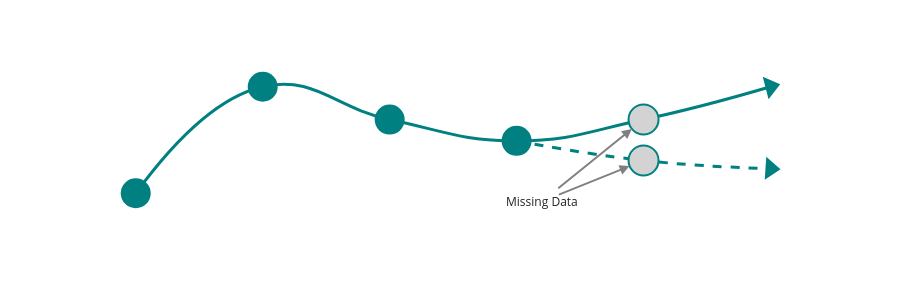

Notebook source saved alongside this figure:
### Code cell
dat = pd.DataFrame(
    {
        "time": [1, 2, 3, 4, 5, 5],
        "all": [1, 7.5, 5.5, 4.2, 5.5, 3],
        "missing": [False, False, False, False, True, True],
    },
).assign(
    value=lambda df: np.where(df["missing"], np.nan, df["all"]),
    missing=lambda df: np.where(df["missing"], df["all"], np.nan),
)

fig = (
    px.line()
    .add_scatter(
        x=list(dat["time"][:5]) + [6],
        y=list(dat["all"][:5]) + [7.5],
        mode="lines+markers",
        name="all",
        line=dict(shape="spline", smoothing=1.3, color="teal", width=3),
        marker=dict(size=20, symbol="triangle-up", angleref="previous"),
    )
    .add_scatter(
        x=[4, 5, 6],
        y=[4.2, 3, 2.5],
        mode="lines+markers",
        name="highlight",
        line=dict(shape="spline", smoothing=1.3, color="teal", width=3, dash="dash"),
        marker=dict(size=20, symbol="triangle-up", angleref="previous"),
    )
    .add_scatter(
        x=dat["time"],
        y=dat["value"],
        mode="markers",
        name="value",
        marker=dict(color="teal", size=30),
    )
    .add_scatter(
        x=dat["time"],
        y=dat["missing"],
        mode="markers",
        name="missing",
        marker=dict(
            symbol="circle",
            color="lightgrey",
            size=30,
            line=dict(
                color="teal",
                width=2,
                # dash="dash",  #<-- feature request: plotly/plotly.py#5443
            ),
        ),
    )
    .add_annotation(
        ax=4.2,
        ay=0.5,
        x=5,
        y=5.5,
        xref="x",
        yref="y",
        axref="x",
        ayref="y",
        text="Missing Data",
        showarrow=True,
        arrowhead=2,
        arrowsize=1,
        arrowwidth=2,
        arrowcolor="grey",
        bgcolor="white",
        standoff=15,
        startstandoff=5,
    )
    .add_annotation(
        ax=4.2,
        ay=0.5,
        x=5,
        y=3,
        xref="x",
        yref="y",
        axref="x",
        ayref="y",
        showarrow=True,
        arrowhead=2,
        arrowsize=1,
        arrowwidth=2,
        arrowcolor="grey",
        standoff=15,
        startstandoff=15,
    )
    .update_layout(
        showlegend=False,
        xaxis=dict(showgrid=False, showticklabels=False, showline=False, ticks=""),
        yaxis=dict(showgrid=False, showticklabels=False, showline=False, ticks=""),
        height=300,
    )
)
fig.write_html("./images/00_extrapolation.html", include_plotlyjs="cdn")
fig.show(editable=True)

### Figure 1 — Plotly figure (JSON) as saved in the notebook; plotly's stock layout.template omitted (floating-point values rounded to 4 significant figures)
{"data": [{"hovertemplate": "<extra></extra>", "legendgroup": "", "line": {"color": "#1F77B4", "dash": "solid"}, "marker": {"symbol": "circle"}, "mode": "lines", "name": "", "orientation": "v", "showlegend": false, "type": "scatter", "xaxis": "x", "yaxis": "y"}, {"line": {"color": "teal", "shape": "spline", "smoothing": 1.3, "width": 3}, "marker": {"angleref": "previous", "size": 20, "symbol": "triangle-up"}, "mode": "lines+markers", "name": "all", "type": "scatter", "x": [1, 2, 3, 4, 5, 6], "y": [1, 7.5, 5.5, 4.2, 5.5, 7.5]}, {"line": {"color": "teal", "dash": "dash", "shape": "spline", "smoothing": 1.3, "width": 3}, "marker": {"angleref": "previous", "size": 20, "symbol": "triangle-up"}, "mode": "lines+markers", "name": "highlight", "type": "scatter", "x": [4, 5, 6], "y": [4.2, 3, 2.5]}, {"marker": {"color": "teal", "size": 30}, "mode": "markers", "name": "value", "type": "scatter", "x": [1, 2, 3, 4, 5, 5], "y": [1.0, 7.5, 5.5, 4.2, NaN, NaN]}, {"marker": {"color": "lightgrey", "line": {"color": "teal", "width": 2}, "size": 30, "symbol": "circle"}, "mode": "markers", "name": "missing", "type": "scatter", "x": [1, 2, 3, 4, 5, 5], "y": [NaN, NaN, NaN, NaN, 5.5, 3.0]}], "layout": {"annotations": [{"arrowcolor": "grey", "arrowhead": 2, "arrowsize": 1, "arrowwidth": 2, "ax": 4.2, "axref": "x", "ay": 0.5, "ayref": "y", "bgcolor": "white", "showarrow": true, "standoff": 15, "startstandoff": 5, "text": "Missing Data", "x": 5, "xref": "x", "y": 5.5, "yref": "y"}, {"arrowcolor": "grey", "arrowhead": 2, "arrowsize": 1, "arrowwidth": 2, "ax": 4.2, "axref": "x", "ay": 0.5, "ayref": "y", "showarrow": true, "standoff": 15, "startstandoff": 15, "x": 5, "xref": "x", "y": 3, "yref": "y"}], "height": 300, "legend": {"tracegroupgap": 0}, "margin": {"t": 60}, "showlegend": false, "xaxis": {"anchor": "y", "domain": [0, 1], "showgrid": false, "showline": false, "showticklabels": false, "ticks": ""}, "yaxis": {"anchor": "x", "domain": [0, 1], "showgrid": false, "showline": false, "showticklabels": false, "ticks": ""}}}
